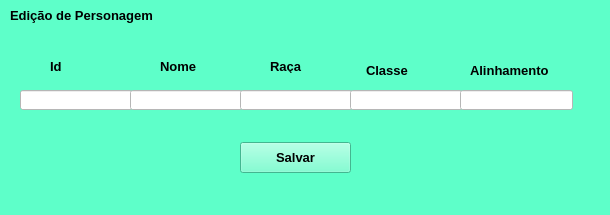
<?xml version="1.0" encoding="UTF-8"?>
<ui version="4.0">
 <class>MainWindow</class>
 <widget class="QMainWindow" name="MainWindow">
  <property name="geometry">
   <rect>
    <x>0</x>
    <y>0</y>
    <width>610</width>
    <height>215</height>
   </rect>
  </property>
  <property name="windowTitle">
   <string>MainWindow</string>
  </property>
  <property name="styleSheet">
   <string notr="true">background-color: rgb(94, 255, 201);</string>
  </property>
  <widget class="QWidget" name="centralwidget">
   <widget class="QPushButton" name="pushButton">
    <property name="geometry">
     <rect>
      <x>240</x>
      <y>142</y>
      <width>111</width>
      <height>31</height>
     </rect>
    </property>
    <property name="font">
     <font>
      <pointsize>10</pointsize>
      <weight>75</weight>
      <bold>true</bold>
     </font>
    </property>
    <property name="text">
     <string>Salvar</string>
    </property>
   </widget>
   <widget class="QLabel" name="label">
    <property name="geometry">
     <rect>
      <x>10</x>
      <y>0</y>
      <width>161</width>
      <height>31</height>
     </rect>
    </property>
    <property name="font">
     <font>
      <pointsize>10</pointsize>
      <weight>75</weight>
      <bold>true</bold>
     </font>
    </property>
    <property name="text">
     <string>Edição de Personagem</string>
    </property>
   </widget>
   <widget class="QLineEdit" name="lineEdit">
    <property name="geometry">
     <rect>
      <x>20</x>
      <y>90</y>
      <width>113</width>
      <height>20</height>
     </rect>
    </property>
    <property name="styleSheet">
     <string notr="true">background-color: rgb(255, 255, 255);</string>
    </property>
   </widget>
   <widget class="QLineEdit" name="lineEdit_2">
    <property name="geometry">
     <rect>
      <x>130</x>
      <y>90</y>
      <width>113</width>
      <height>20</height>
     </rect>
    </property>
    <property name="styleSheet">
     <string notr="true">background-color: rgb(255, 255, 255);</string>
    </property>
   </widget>
   <widget class="QLineEdit" name="lineEdit_3">
    <property name="geometry">
     <rect>
      <x>240</x>
      <y>90</y>
      <width>113</width>
      <height>20</height>
     </rect>
    </property>
    <property name="styleSheet">
     <string notr="true">background-color: rgb(255, 255, 255);</string>
    </property>
   </widget>
   <widget class="QLineEdit" name="lineEdit_4">
    <property name="geometry">
     <rect>
      <x>350</x>
      <y>90</y>
      <width>113</width>
      <height>20</height>
     </rect>
    </property>
    <property name="styleSheet">
     <string notr="true">background-color: rgb(255, 255, 255);</string>
    </property>
   </widget>
   <widget class="QLineEdit" name="lineEdit_5">
    <property name="geometry">
     <rect>
      <x>460</x>
      <y>90</y>
      <width>113</width>
      <height>20</height>
     </rect>
    </property>
    <property name="styleSheet">
     <string notr="true">background-color: rgb(255, 255, 255);</string>
    </property>
   </widget>
   <widget class="QLabel" name="label_2">
    <property name="geometry">
     <rect>
      <x>50</x>
      <y>60</y>
      <width>47</width>
      <height>13</height>
     </rect>
    </property>
    <property name="font">
     <font>
      <pointsize>10</pointsize>
      <weight>75</weight>
      <bold>true</bold>
     </font>
    </property>
    <property name="text">
     <string>Id</string>
    </property>
   </widget>
   <widget class="QLabel" name="label_3">
    <property name="geometry">
     <rect>
      <x>160</x>
      <y>60</y>
      <width>47</width>
      <height>13</height>
     </rect>
    </property>
    <property name="font">
     <font>
      <pointsize>10</pointsize>
      <weight>75</weight>
      <bold>true</bold>
     </font>
    </property>
    <property name="text">
     <string>Nome</string>
    </property>
   </widget>
   <widget class="QLabel" name="label_4">
    <property name="geometry">
     <rect>
      <x>270</x>
      <y>60</y>
      <width>47</width>
      <height>13</height>
     </rect>
    </property>
    <property name="font">
     <font>
      <pointsize>10</pointsize>
      <weight>75</weight>
      <bold>true</bold>
     </font>
    </property>
    <property name="text">
     <string>Raça</string>
    </property>
   </widget>
   <widget class="QLabel" name="label_5">
    <property name="geometry">
     <rect>
      <x>366</x>
      <y>60</y>
      <width>61</width>
      <height>20</height>
     </rect>
    </property>
    <property name="font">
     <font>
      <pointsize>10</pointsize>
      <weight>75</weight>
      <bold>true</bold>
     </font>
    </property>
    <property name="text">
     <string>Classe</string>
    </property>
   </widget>
   <widget class="QLabel" name="label_6">
    <property name="geometry">
     <rect>
      <x>470</x>
      <y>60</y>
      <width>91</width>
      <height>20</height>
     </rect>
    </property>
    <property name="font">
     <font>
      <pointsize>10</pointsize>
      <weight>75</weight>
      <bold>true</bold>
     </font>
    </property>
    <property name="text">
     <string>Alinhamento</string>
    </property>
   </widget>
  </widget>
  <widget class="QMenuBar" name="menubar">
   <property name="geometry">
    <rect>
     <x>0</x>
     <y>0</y>
     <width>610</width>
     <height>21</height>
    </rect>
   </property>
  </widget>
  <widget class="QStatusBar" name="statusbar"/>
 </widget>
 <resources/>
 <connections/>
</ui>
